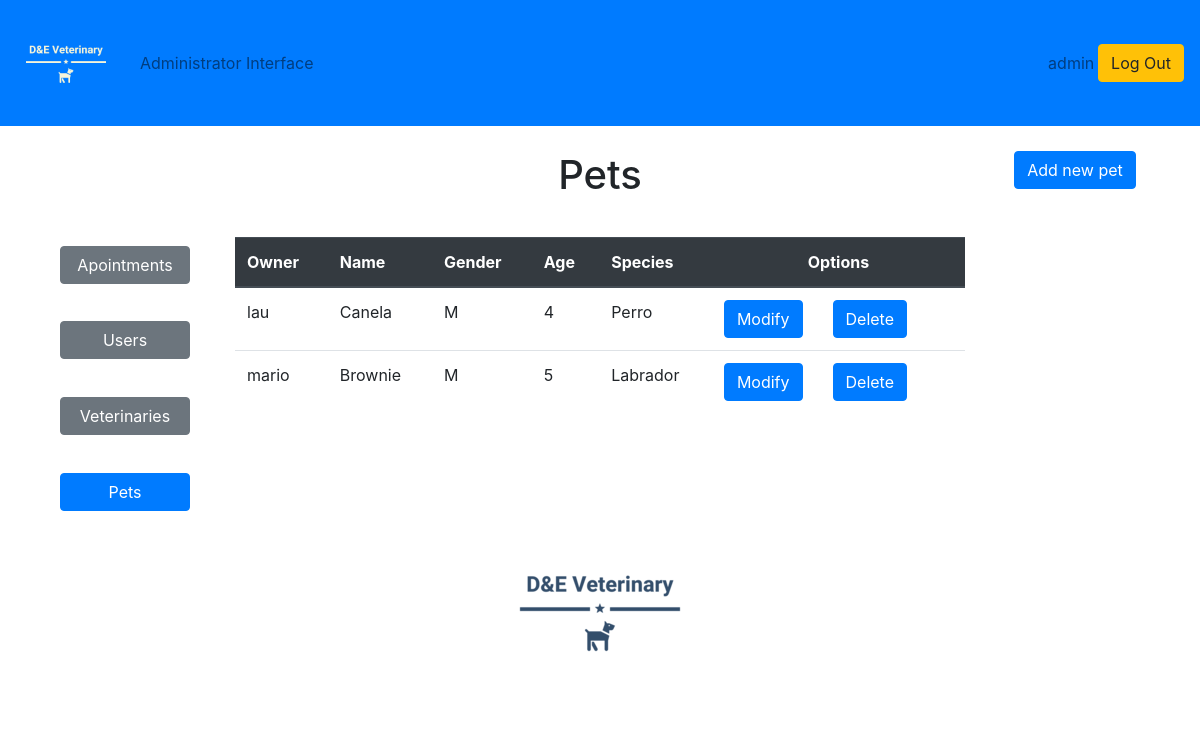
Page /adminpetsum (signed in) on the earlier database version.
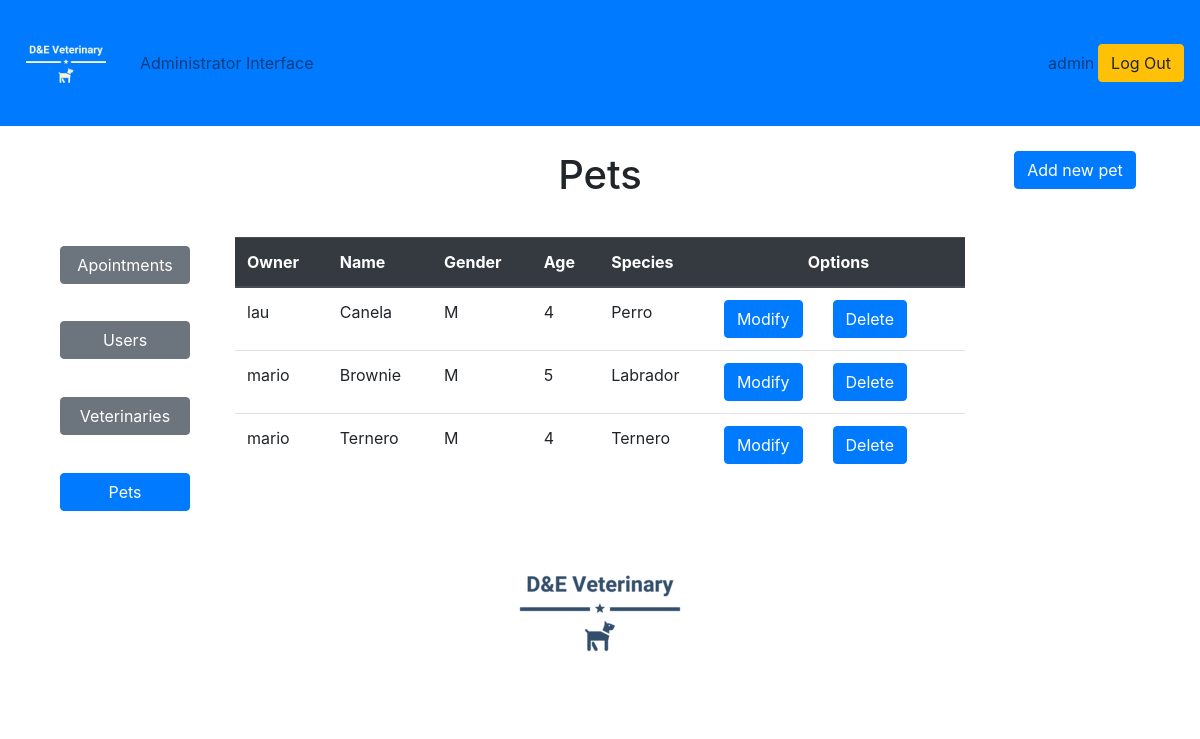
Same page on the later database version.
### appointments/models.py (models this page shows, shortened)
class Pet(models.Model):
    owner = models.ForeignKey(Client,on_delete=models.CASCADE)
    name = models.CharField(max_length=20)
    gender = models.CharField(max_length=1,choices=GENDERS)
    age = models.PositiveIntegerField()
    species = models.CharField(max_length=20)

class Client(models.Model):
    username = models.CharField(max_length=10)
    name = models.CharField(max_length=50)
    email = models.EmailField()
    password = models.CharField(max_length=20)
    telephone = models.PositiveIntegerField()

### appointments/views.py (the view)
# urls.py: path('adminpetsum', views.adminpetsum, name='adminpetsum'),
def adminpetsum(request):
    uname=request.session['username']
    pets=Pet.objects.all()
    if pets.count()>0:
        has_pets=True
    else:
        has_pets=False
    context = {
        'username': uname,
        'pets':pets,
        'has_pets':has_pets,
    }
    return render(request,'appointments/adminpetsum.html',context)

### appointments/templates/appointments/adminpetsum.html (shortened to what this page needs)
{% extends 'appointments/base.html' %}
{% load static %}
{% load widget_tweaks %}
{% load bootstrap4 %}
{% block admin_info %}
<li class="nav-item">
  <a class="nav-link" href="#">Administrator Interface</a>
</li>
{% endblock %}
{% block content %}
    <div class="container">
      <div class="row">
        <div class="col">
        <form action="{% url 'appointments:adminsum' %}" method="POST">
          <div class="col-md-12 text-center">
            <input class="btn btn-secondary btn-block" type="submit" value="Apointments">
          </div>
        </form>
        <form action="{% url 'appointments:adminusersum' %}" method="POST">
          <div class="col-md-12 text-center">
            <input class="btn btn-secondary btn-block" type="submit" value="Users">
          </div>
        </form>
        <form action="{% url 'appointments:adminvetsum' %}" method="POST">
          <div class="col-md-12 text-center">
            <input class="btn btn-secondary btn-block" type="submit" value="Veterinaries">
          </div>
        </form>
        <form action="{% url 'appointments:adminpetsum' %}" method="POST">
          <div class="col-md-12 text-center">
            <input class="btn btn-primary btn-block" type="submit" value="Pets">
          </div>
        </form>
        </div>
        <div class="col-8">
          <h1 style="text-align: center;">Pets</h1>
          {% if has_pets%}
            <table class="table">
              <thead class="thead-dark">
                <tr>
                  <th scope="col">Owner</th>
                  <th scope="col">Name</th>
                  <th scope="col">Gender</th>
                  <th scope="col">Age</th>
                  <th scope="col">Species</th>
                  <th scope="col" class="text-center">Options</th>
                </tr>
              </thead>
              <tbody>
                {% for pet in pets%}
                <tr>
                  <td>{{pet.owner.name}}</td>
                  <td>{{pet.name}}</td>
                  <td>{{pet.gender}}</td>
                  <td>{{pet.age}}</td>
                  <td>{{pet.species}}</td>
                  <td>
                    <div class="row">
                      <form action="{% url 'appointments:adminmodpet' pet.id %}" method="POST">
                        <div class="col-md-12 text-center">
                          <input class="btn btn-primary" type="submit" value="Modify">
                        </div>
                      </form>
                      <form action="{% url 'appointments:admindelpet' pet.id %}" method="POST">
                        <div class="col-md-12 text-center">
                          <input class="btn btn-primary" type="submit" value="Delete">
                        </div>
                      </form>
                    </div>
                  </td>
                </tr>
                {% endfor %}
              </tbody>
            </table>
          {% else %}
          <p style="margin-bottom:1cm;"></p>
          <h4 style="text-align: center;">There are no registered pets</h4>
          {% endif%}
        </div>
        <div class="col-2">
          <form action="{% url 'appointments:adminpetreg' %}" method="POST">
            <div class="col-md-12 text-center">
              <input class="btn btn-primary" type="submit" value="Add new pet">
            </div>
          </form>
        </div>
      </div>
    </div>
{% endblock %}
{% block footer %}
<div class="container text-center">
  <img class="img-rounded" src="{% static 'images/logot.png' %}" alt="Card image cap">
</div>
{% endblock %}

Differences in the rows shown:
added Pet: owner.name "mario", name "Ternero", gender "M", age "4", species "Ternero"
